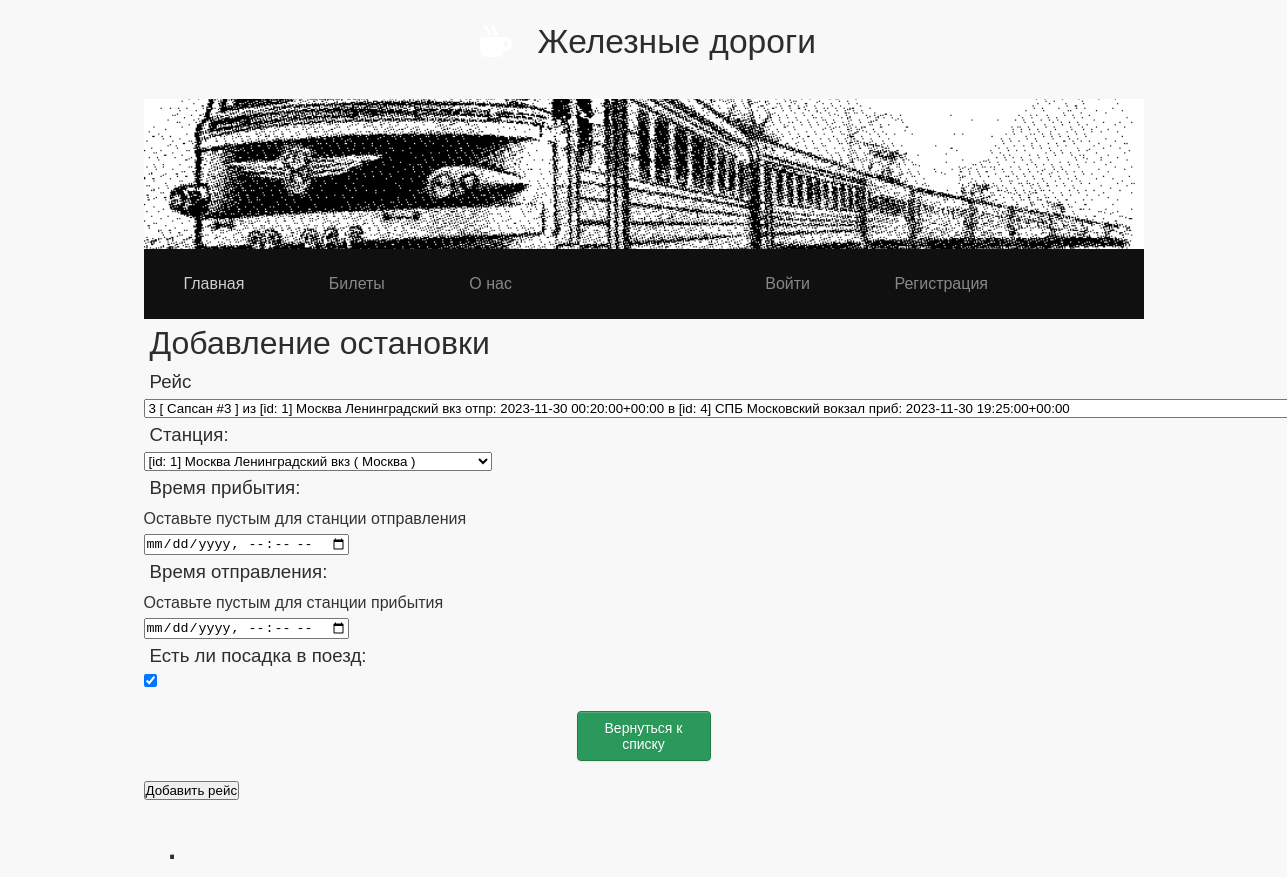
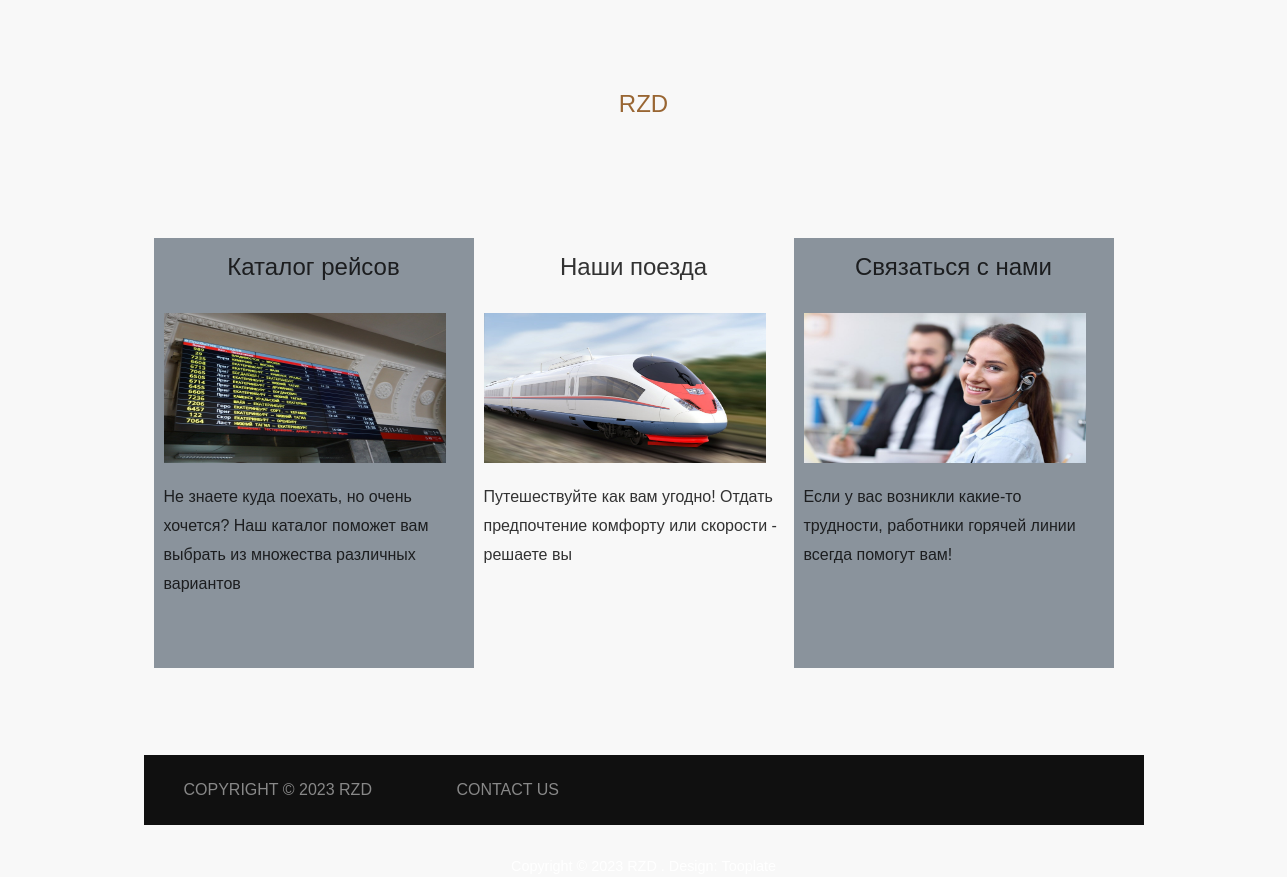
Page /timetable/route_point/1/update on the committed database (2 pictures, top to bottom).
### timetable/models.py (models this page shows, shortened)
class RoutePoint(models.Model):
    id_station = models.ForeignKey(Station, on_delete=models.CASCADE)
    id_route = models.ForeignKey(Route, on_delete=models.CASCADE)
    arrive_time = models.DateTimeField('Время прибытия', null=True, blank=True)
    departure_time = models.DateTimeField('Время отправления', null=True, blank=True)
    boarding = models.BooleanField('Посадка в поезд',default=True)
    def __str__(self):  # колдовство
        if self.departure_time == None:
            return id_str(self.id) + self.id_station.station_name + "  приб: " + str(self.arrive_time)
        if self.arrive_time == None:
            return id_str(self.id) + self.id_station.station_name + " отпр: " + str(self.departure_time)
        return id_str(self.id) + self.id_station.station_name + "  приб: " + str(self.arrive_time) + " ; отпр: " + str(
            self.departure_time)
    class Meta:
        verbose_name = 'Остановка'
        verbose_name_plural = 'Остановки'

### timetable/views.py (the view)
# urls.py: path('route_point/<int:pk>/update', views.RoutePointUpdateView.as_view(), name='route-point-update'),
class RoutePointUpdateView(UpdateView):
    model = RoutePoint
    template_name = 'route_point/route_point_create.html'  # шаблонч
    form_class = RoutePointFormM
    success_url = 'r'

### timetable/forms.py
class RoutePointFormM(ModelForm):
    class Meta():
        model=RoutePoint
        fields = ['id_station','id_route','arrive_time','departure_time','boarding']
        widgets = {
            'arrive_time': DateTimeInput,
            'departure_time':DateTimeInput
        }

### timetable/models.py (called while the page is built)
def id_str(id):
    return " [id: " + str(id) + "] "

    def __str__(self):  # колдовство
        return self.train_type + " #" + str(self.id)

    def __str__(self):  # колдовство
        rplist = self.find_dep_arr_obj()
        dep_rp = rplist[0]
        arr_rp = rplist[1]
        if dep_rp.exists():
            if (dep_rp[0].id != arr_rp[0].id):  # если 2 разных йопта
                return str(self.id) + " [ " + str(self.id_train.__str__()) + " ] из " + str(
                    dep_rp[0].__str__()) + " в " + str(arr_rp[0].__str__())
            return str(self.id) + " [ " + str(self.id_train.__str__()) + " ] из " + str(dep_rp[0].__str__())
        return str(self.id) + " [ " + str(self.id_train.__str__()) + " ]"

    def find_dep_arr_obj(self):
        dep_rp = RoutePoint.objects.filter(id_route=Value(self.id))
        dep_time = dep_rp.aggregate(dep_time=Min('departure_time'))
        dep_rp = dep_rp.filter(departure_time=dep_time['dep_time'])
        arr_rp = RoutePoint.objects.filter(id_route=Value(self.id))  # это немного лишнее >:(
        arr_time = arr_rp.aggregate(arrive_time=Max('arrive_time'))
        arr_rp = arr_rp.filter(arrive_time=arr_time['arrive_time'])
        rp_list = []
        rp_list.append(dep_rp)
        rp_list.append(arr_rp)
        return rp_list

    def __str__(self):  # колдовство
        return id_str(self.id) + self.station_name + " ( " + self.city.name + " )"

### timetable/templates/route_point/route_point_create.html (shortened to what this page needs)
{% extends 'main/layout.html' %}
{% block content %}
    <div class="features">
        <h1>Добавление остановки</h1>
        <form method="POST">
            <h3> Рейс </h3>
            {{form.id_route}}
            <h3> Станция: </h3>
            {{form.id_station}}
            <h3> Время прибытия: </h3>
            <p> Оставьте пустым для станции отправления</p>
            {{form.arrive_time}}
            <h3> Время отправления: </h3>
            <p> Оставьте пустым для станции прибытия</p>
            {{form.departure_time}}
            <h3> Есть ли посадка в поезд: </h3>
            {{form.boarding}}
             <a href="{% url 'route-point-home' %}" class="green"> Вернуться к списку </a>
            <button type="submit">Добавить рейс</button>
        </form>
    </div>
{% endblock %}

### main/static/main/css/main.css (style rules this page uses)
* { margin: 0; padding: 0; }
body { background: red; }
form { margin-left: 32% width: 500px; margin-top: 50 px; }
a { display: inline-block; transition: transform 0.3s ease; }
a.green { border-radius: 4px; -webkit-box-shadow: inset 0 1px 0 rgba(255, 255, 255, 0.2), 0 1px 2px rgba(0, 0, 0, 0.08); -moz-box-shadow: inset 0 1px 0 rgba(255, 255, 255, 0.2), 0 1px 2px rgba(0, 0, 0, 0.08); box-shadow: inset 0 1px 0 rgba(255, 255, 255, 0.2), 0 1px 2px rgba(0, 0, 0, 0.08); color: #fff; display:block; width:100px; text-align: center; font-family: Arial, Helvetica, sans-serif; font-size: 14px; padding: 8px 16px; margin: 20px auto; text-decoration: none; text-shadow: 0 1px 1px rgba(0, 0, 0, 0.075); -webkit-transition: background-color 0.1s linear; -moz-transition: background-color 0.1s linear; -o-transition: background-color 0.1s linear; transition: background-color 0.1s linear; transition: transform 0.3s ease; }
a.green { background-color: rgb( 43, 153, 91 ); border: 1px solid rgb( 33, 126, 74 ); }

### main/static/main/css/tooplate-chilling-cafe.css (style rules this page uses)
body { background-color: #3a4a58; color: #8c8c8c; font-family: "Open Sans", Arial, Helvetica, sans-serif; font-size: 17px; font-weight: 400; padding: 15px; margin: 0; }
p { font-size: 1rem; line-height: 1.7; }
a { transition: all 0.3s ease; }

### main/static/main/css/default.css (style rules this page uses)
html, body { height: 100%; }
body { margin: 0px; padding: 0px; background: #F8F8F8 url(images/overlay.png) repeat; font-family: 'Source Sans Pro', sans-serif; font-size: 12pt; font-weight: 400; color: rgba(0,0,0,.8); }
h1, h2, h3 { margin: 3px; padding: 3px; font-weight: 300; color: #2D2D2D; }
p, ol, ul { margin-top: 0px; }
p { line-height: 180%; }
a { color: rgba(0,0,0,.8); }

### rows in the picture
RoutePoint: id_route "3 [ Сапсан #3 ] из [id: 1] Москва Ленинградский вкз отпр: 2023-11-30 00:20:00+00:00 в [id: 4] СПБ Московский вокзал приб: 2023-11-30 19:25:00+00:00", id_station "[id: 1] Москва Ленинградский вкз ( Москва )", boarding "☑"
